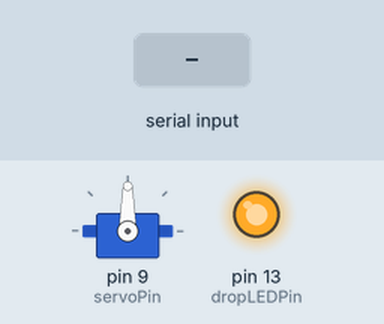
Bench run of a sketch on a simulated Arduino Uno, built with avr-gcc and run on an emulated ATmega328P. Parts: servo, output pins drawn as LEDs (lit = HIGH). The test bench sets the inputs (shaded band).

Above: at 1.2 s.
1.3 s: "5555\n" received over the second serial link
At 1.6 s:
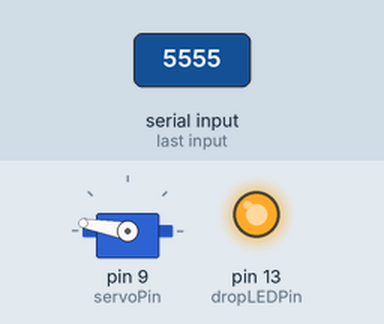
Timing chart, 0 to 4.3 s (numbered marks = the images above; inputs shaded):
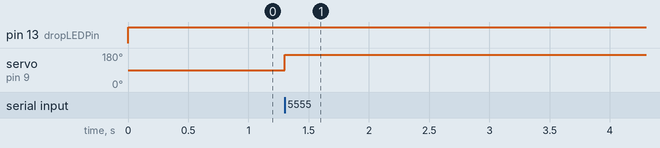

The sketch:

ServoDrop_RX_.ino
```cpp
/*
RX Code for Tarot 1000 DEADS Drop Mechanism (V1)
Purpose: Recieve drop commands from GCS and activate the onboard mechanism
Noah Ossanna 6/4/19
 */

//Global variables and library definitions

#include <SoftwareSerial.h>                                   //serial communication library (wireless)
#include <Servo.h>                                            //Servo library

SoftwareSerial mySerial(2,3);                              //Setting pin 2 to RX and 3 to TX (Digital pins)

int servoPin = 9;                                           //Pin that the servo is wired to
int servoPos = 170;                                         //variable for the desired position that the servo should move to
int dropLEDPin = 13;                                        //digital pin that the drop LED is wired to

Servo dropMech1;

void setup() {

 mySerial.begin(9600);                 //Sets baud rate of the transmission to 9600 according to SoftwareSerial.h
 pinMode(servoPin,OUTPUT);
 pinMode(dropLEDPin,OUTPUT);

 dropMech1.attach(9);                   //attaching servo object to the pin that the servo is wired to
}

void loop() {
  digitalWrite(dropLEDPin,HIGH);

  if(mySerial.available()>1){                    //if there is an existing serial transmission
      int input = mySerial.parseInt();

      if(input == 5555){
          dropMech1.write(170);
      }

      if(input == 0000){
          dropMech1.write(0);
      }

      mySerial.flush();                     //clear the serial buffer for unwanted inputs
      delay(50);                            //delay for better serial communication
  }

}
```

Measured:
- after the input at 1.3 s, servo on pin 9 (servoPin): 90° → 170° at once
